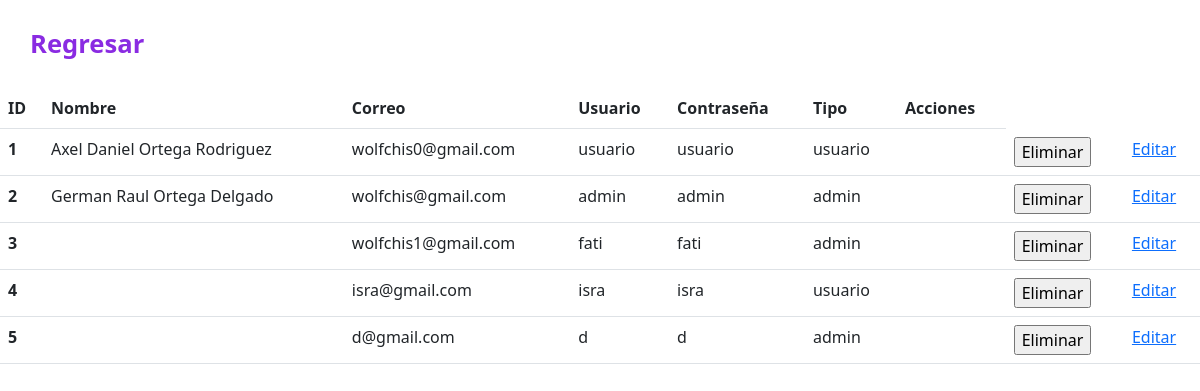
Page /crud/leer.php on the committed database.
### tables this page shows
CREATE TABLE `usuarios` (
  `id_usuario` int(11) NOT NULL,
  `nombre_completo` varchar(50) NOT NULL,
  `correo` varchar(50) NOT NULL,
  `usuario` varchar(50) NOT NULL,
  `contrasena` varchar(50) NOT NULL,
  `tipo` varchar(45) NOT NULL
);

### crud/leer.php (the view, shortened to what this page needs)
<!DOCTYPE html>
<html lang="en">
<head>
    <link rel="stylesheet" href="./css/leer.css">
    <link rel="stylesheet" href="/bootstrap-5.3.0-dist/css/bootstrap.min.css">
</head>
<body>
    <header id="header">
        <a href="../index.php" class="logo">Regresar</a>
    </header>
    <div class="espacio-tabla">
        <table class="table">
            <thead>
                <tr>
                    <th>ID</th>
                    <th>Nombre</th>
                    <th>Correo</th>
                    <th>Usuario</th>
                    <th>Contraseña</th>
                    <th>Tipo</th>
                    <th>Acciones</th>
                </tr>
            </thead>
            <tbody>
                <?php
                $user = "localhost";
                $nombre_usuario = "root";
                $password = "";
                $nombre_bd = "blog_db";
                $conexion = mysqli_connect($user, $nombre_usuario, $password, $nombre_bd);
                $sql = "SELECT * FROM usuarios";
                $result = mysqli_query($conexion, $sql);
                while ($mostrar = mysqli_fetch_array($result)) {
                ?>
                    <tr>
                        <th><?php echo $mostrar['id_usuario']; ?></th>
                        <td><?php echo $mostrar['nombre_completo']; ?></td>
                        <td><?php echo $mostrar['correo']; ?></td>
                        <td><?php echo $mostrar['usuario']; ?></td>
                        <td><?php echo $mostrar['contrasena']; ?></td>
                        <td><?php echo $mostrar['tipo']; ?></td>
                        <td>
                            <form action="php/eliminar.php" method="POST">
                        <td><input type="submit" value="Eliminar" name="btnEliminar"></td>
                        </form>
                        </td>
                        <td>
                            <a href="php/editar.php?id=<?php echo $mostrar['id_usuario']; ?>">Editar</a>
                        </td>
                    </tr>
                <?php
                }
                ?>
            </tbody>
        </table>
    </div>
</body>
</html>

### crud/css/leer.css (style rules this page uses)
#header { display: flex; flex-direction: row; align-items: center; justify-content: space-between; }
#header .logo { text-decoration: none; margin: 0; padding: 25px 30px; font-weight: bold; color: blueviolet; font-size: 1.6em; }

### rows in the picture
usuarios: id_usuario "1", nombre_completo "Axel Daniel Ortega Rodriguez", correo "wolfchis0@gmail.com", usuario "usuario", contrasena "usuario", tipo "usuario"
usuarios: id_usuario "2", nombre_completo "German Raul Ortega Delgado", correo "wolfchis@gmail.com", usuario "admin", contrasena "admin", tipo "admin"
usuarios: id_usuario "3", correo "wolfchis1@gmail.com", usuario "fati", contrasena "fati", tipo "admin"
usuarios: id_usuario "4", correo "isra@gmail.com", usuario "isra", contrasena "isra", tipo "usuario"
usuarios: id_usuario "5", correo "d@gmail.com", usuario "d", contrasena "d", tipo "admin"
